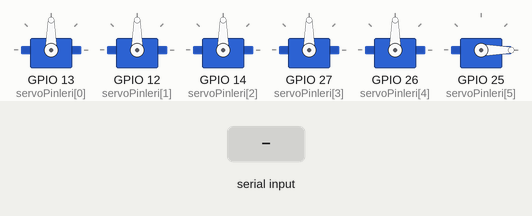
Recording of a sketch running on a simulated ESP32. On the bench: 6 × servo. Inputs (shaded band) come from the test bench.

Above: at 1.2 s.
1.3 s: "90,45\n" received over Serial
At 2.4 s:
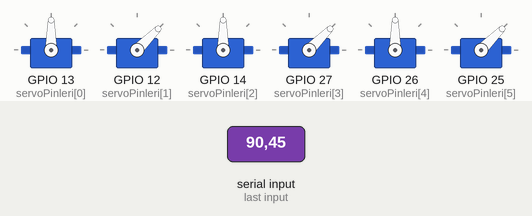
2.8 s: "30,150\n" received over Serial
At 3.5 s:
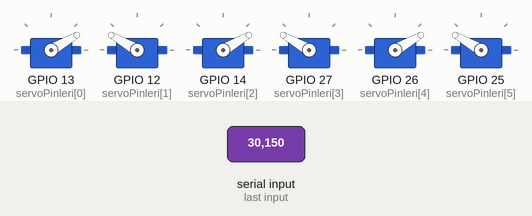
4.3 s: "5\n" received over Serial
At 4.7 s:
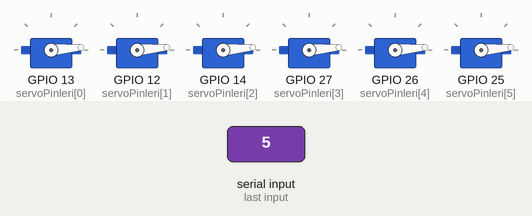
5.8 s: "90\n" received over Serial
At 7.0 s:
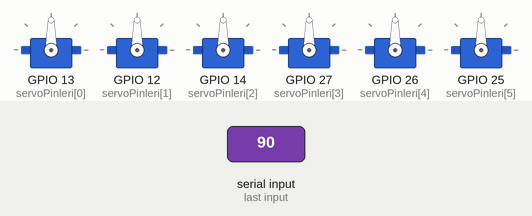
7.3 s: "200\n" received over Serial
At 8.2 s:
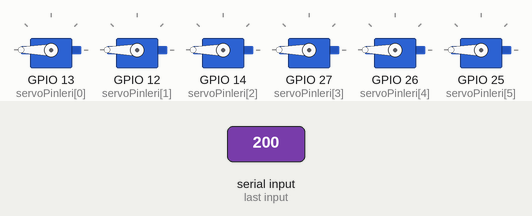
Timing chart, 0 to 9.8 s (numbered marks = the images above; inputs shaded):
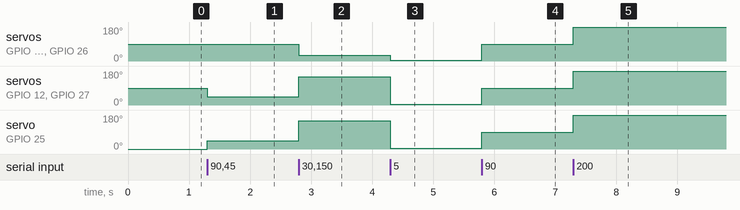

The sketch:

kabloesp.ino
```cpp
#include <ESP32Servo.h>

Servo s[6];
// PINLER: Taban, Omuz, Dirsek, Bilek_Dikey, Bilek_Donus, Kiskac
const int servoPinleri[6] = {13, 12, 14, 27, 26, 25};

void setup() {
  Serial.begin(115200);
  Serial.setTimeout(5); // Gecikmeyi düşür

  // Servoları Başlat
  for(int i=0; i<6; i++) {
    s[i].attach(servoPinleri[i]);
  }
  // Başlangıç Duruşu
  hareketEt(90, 90, 90, 90, 90, 0);
}

void loop() {
  if (Serial.available() > 0) {
    String veri = Serial.readStringUntil('\n');
    cozumle(veri);
  }
}

void cozumle(String veri) {
  int degerler[6];
  int sonVirgul = -1;

  for (int i = 0; i < 6; i++) {
    int sonrakiVirgul = veri.indexOf(',', sonVirgul + 1);
    if (i == 5) sonrakiVirgul = veri.length();

    degerler[i] = veri.substring(sonVirgul + 1, sonrakiVirgul).toInt();

    // Güvenlik sınırları
    if (degerler[i] < 0) degerler[i] = 0;
    if (degerler[i] > 180) degerler[i] = 180;

    sonVirgul = sonrakiVirgul;
  }
  hareketEt(degerler[0], degerler[1], degerler[2], degerler[3], degerler[4], degerler[5]);
}

void hareketEt(int s0, int s1, int s2, int s3, int s4, int s5) {
  s[0].write(s0); s[1].write(s1); s[2].write(s2);
  s[3].write(s3); s[4].write(s4); s[5].write(s5);
}
```

Measured:
- after the input at 1.3 s, servo on GPIO 12 (servoPinleri[1]), servo on GPIO 27 (servoPinleri[3]): 90° → 45° at once; servo on GPIO 25 (servoPinleri[5]): 0° → 45° at once
- after the input at 2.8 s, servo on GPIO 13 (servoPinleri[0]), servo on GPIO 14 (servoPinleri[2]), servo on GPIO 26 (servoPinleri[4]): 90° → 30° at once; servo on GPIO 12 (servoPinleri[1]), servo on GPIO 27 (servoPinleri[3]), servo on GPIO 25 (servoPinleri[5]): 45° → 150° at once
- after the input at 4.3 s, servo on GPIO 13 (servoPinleri[0]), servo on GPIO 14 (servoPinleri[2]), servo on GPIO 26 (servoPinleri[4]): 30° → 5° at once; servo on GPIO 12 (servoPinleri[1]), servo on GPIO 27 (servoPinleri[3]), servo on GPIO 25 (servoPinleri[5]): 150° → 5° at once
- after the input at 5.8 s, servo on GPIO 13 (servoPinleri[0]), servo on GPIO 12 (servoPinleri[1]), servo on GPIO 14 (servoPinleri[2]), servo on GPIO 27 (servoPinleri[3]), servo on GPIO 26 (servoPinleri[4]), servo on GPIO 25 (servoPinleri[5]): 5° → 90° at once
- after the input at 7.3 s, servo on GPIO 13 (servoPinleri[0]), servo on GPIO 12 (servoPinleri[1]), servo on GPIO 14 (servoPinleri[2]), servo on GPIO 27 (servoPinleri[3]), servo on GPIO 26 (servoPinleri[4]), servo on GPIO 25 (servoPinleri[5]): 90° → 180° at once
